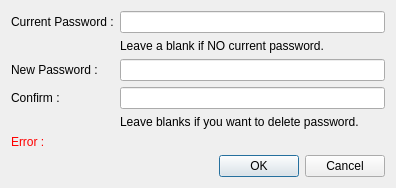
<?xml version="1.0" encoding="UTF-8"?>
<ui version="4.0">
 <class>ABInpurPasswordDialog</class>
 <widget class="QDialog" name="ABInpurPasswordDialog">
  <property name="geometry">
   <rect>
    <x>0</x>
    <y>0</y>
    <width>396</width>
    <height>179</height>
   </rect>
  </property>
  <property name="windowTitle">
   <string>Dialog</string>
  </property>
  <layout class="QGridLayout" name="gridLayout">
   <item row="0" column="0">
    <widget class="QLabel" name="label">
     <property name="text">
      <string>Current Password :</string>
     </property>
    </widget>
   </item>
   <item row="0" column="1">
    <widget class="QLineEdit" name="lineCur">
     <property name="minimumSize">
      <size>
       <width>200</width>
       <height>0</height>
      </size>
     </property>
    </widget>
   </item>
   <item row="2" column="0">
    <widget class="QLabel" name="label_2">
     <property name="text">
      <string>New Password :</string>
     </property>
    </widget>
   </item>
   <item row="2" column="1">
    <widget class="QLineEdit" name="lineNew">
     <property name="minimumSize">
      <size>
       <width>200</width>
       <height>0</height>
      </size>
     </property>
    </widget>
   </item>
   <item row="3" column="0">
    <widget class="QLabel" name="label_3">
     <property name="text">
      <string>Confirm :</string>
     </property>
    </widget>
   </item>
   <item row="3" column="1">
    <widget class="QLineEdit" name="lineConfirm">
     <property name="minimumSize">
      <size>
       <width>200</width>
       <height>0</height>
      </size>
     </property>
    </widget>
   </item>
   <item row="5" column="0" colspan="2">
    <spacer name="verticalSpacer">
     <property name="orientation">
      <enum>Qt::Vertical</enum>
     </property>
     <property name="sizeHint" stdset="0">
      <size>
       <width>20</width>
       <height>40</height>
      </size>
     </property>
    </spacer>
   </item>
   <item row="7" column="1">
    <widget class="QDialogButtonBox" name="buttonBox">
     <property name="orientation">
      <enum>Qt::Horizontal</enum>
     </property>
     <property name="standardButtons">
      <set>QDialogButtonBox::Cancel|QDialogButtonBox::Ok</set>
     </property>
    </widget>
   </item>
   <item row="1" column="1">
    <widget class="QLabel" name="label_4">
     <property name="text">
      <string>Leave a blank if NO current password.</string>
     </property>
    </widget>
   </item>
   <item row="6" column="0" colspan="2">
    <widget class="QLabel" name="labelErr">
     <property name="palette">
      <palette>
       <active>
        <colorrole role="WindowText">
         <brush brushstyle="SolidPattern">
          <color alpha="255">
           <red>255</red>
           <green>0</green>
           <blue>0</blue>
          </color>
         </brush>
        </colorrole>
       </active>
       <inactive>
        <colorrole role="WindowText">
         <brush brushstyle="SolidPattern">
          <color alpha="255">
           <red>255</red>
           <green>0</green>
           <blue>0</blue>
          </color>
         </brush>
        </colorrole>
       </inactive>
       <disabled>
        <colorrole role="WindowText">
         <brush brushstyle="SolidPattern">
          <color alpha="255">
           <red>120</red>
           <green>120</green>
           <blue>120</blue>
          </color>
         </brush>
        </colorrole>
       </disabled>
      </palette>
     </property>
     <property name="text">
      <string>Error :</string>
     </property>
    </widget>
   </item>
   <item row="4" column="1">
    <widget class="QLabel" name="label_5">
     <property name="text">
      <string>Leave blanks if you want to delete password.</string>
     </property>
    </widget>
   </item>
  </layout>
 </widget>
 <resources/>
 <connections>
  <connection>
   <sender>buttonBox</sender>
   <signal>accepted()</signal>
   <receiver>ABInpurPasswordDialog</receiver>
   <slot>accept()</slot>
   <hints>
    <hint type="sourcelabel">
     <x>248</x>
     <y>254</y>
    </hint>
    <hint type="destinationlabel">
     <x>157</x>
     <y>274</y>
    </hint>
   </hints>
  </connection>
  <connection>
   <sender>buttonBox</sender>
   <signal>rejected()</signal>
   <receiver>ABInpurPasswordDialog</receiver>
   <slot>reject()</slot>
   <hints>
    <hint type="sourcelabel">
     <x>316</x>
     <y>260</y>
    </hint>
    <hint type="destinationlabel">
     <x>286</x>
     <y>274</y>
    </hint>
   </hints>
  </connection>
 </connections>
</ui>
